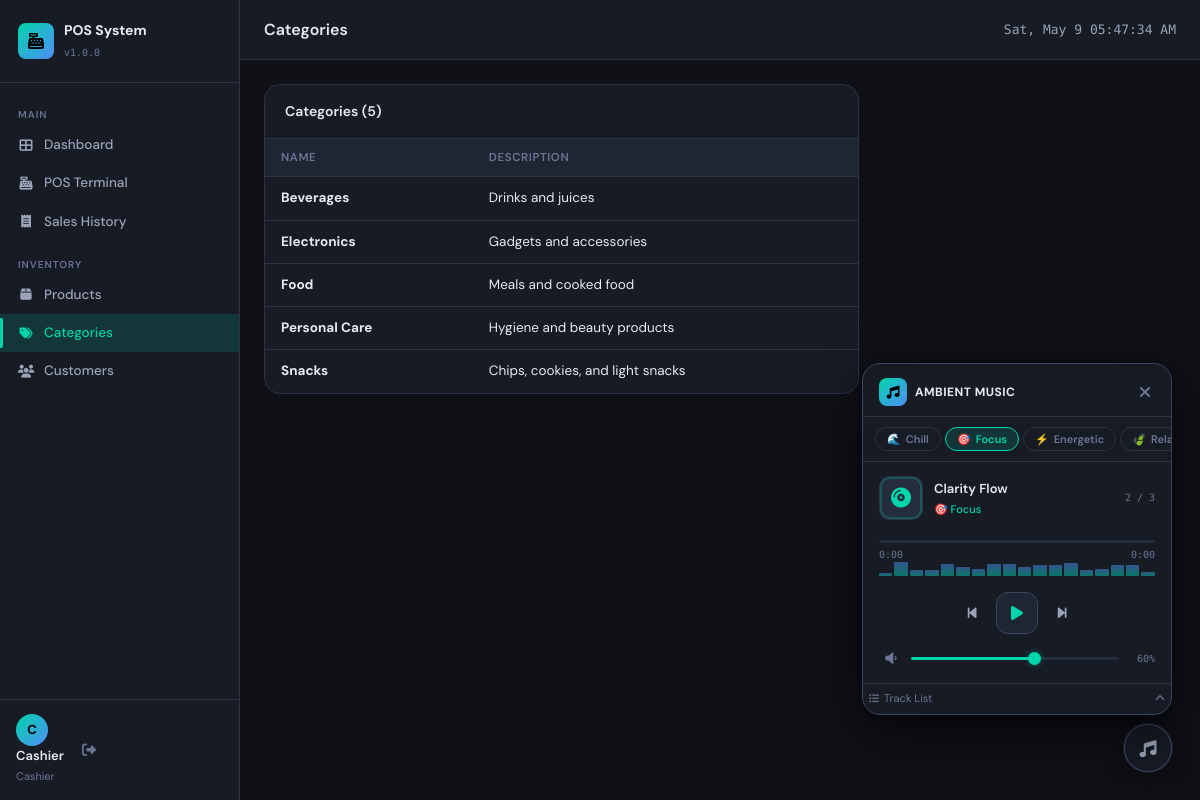
Screenshot of /index.php?url=products/categories (signed in) with the database file from the repository.
### tables this page shows
CREATE TABLE IF NOT EXISTS categories (
                                          id INT AUTO_INCREMENT PRIMARY KEY,
                                          name VARCHAR(100) NOT NULL,
                                          description TEXT,
                                          created_at TIMESTAMP DEFAULT CURRENT_TIMESTAMP
);

### app/controllers/ProductsController.php (called while the page is built, shortened)
<?php
class ProductsController extends Controller {
    private CategoryModel $categoryModel;
    public function __construct() {
        $this->categoryModel = new CategoryModel();
    }
    public function categories(): void {
        $categories = $this->categoryModel->findAll('', 'name ASC');
        $this->view('products/categories', [
            'pageTitle' => 'Categories',
            'categories' => $categories,
            'flash' => $this->getFlash(),
        ]);
    }
}

### config/database.php (called while the page is built, shortened)
<?php
class Database {
    private static $instance = null;
    private $connection;
    private function __construct() {
        $this->connection = new mysqli(DB_HOST, DB_USER, DB_PASS, DB_NAME, DB_PORT);
        $this->connection->set_charset('utf8mb4');
    }
    public static function getInstance(): Database {
        if (self::$instance === null) {
            self::$instance = new Database();
        }
        return self::$instance;
    }
    public function query(string $sql): mysqli_result|bool {
        $result = $this->connection->query($sql);
        return $result;
    }
}

### app/models/Model.php (called while the page is built, shortened)
<?php
class Model {
    protected Database $db;
    protected string $table = '';
    public function __construct() {
        $this->db = Database::getInstance();
    }
    public function findAll(string $conditions = '', string $orderBy = '', int $limit = 0): array {
        $sql = "SELECT * FROM {$this->table}";
        if ($orderBy) $sql .= " ORDER BY $orderBy";
        $result = $this->db->query($sql);
        $rows = [];
        while ($row = $result->fetch_assoc()) {
            $rows[] = $row;
        }
        return $rows;
    }
}

### app/views/products/categories.php (the view, shortened to what this page needs)
<div class="two-col-layout">
    <div class="card">
        <div class="card-header">
            <h3>Categories (<?= count($categories) ?>)</h3>
        </div>
        <div class="card-body p-0">
            <table class="table">
                <thead>
                <tr><th>Name</th><th>Description</th><?php if (($_SESSION['user']['role'] ?? '') === 'admin'): ?><th>Actions</th><?php endif; ?></tr>
                </thead>
                <tbody>
                <?php if (empty($categories)): ?>
                    <tr><td colspan="3" class="text-center text-muted">No categories yet.</td></tr>
                <?php else: ?>
                    <?php foreach ($categories as $cat): ?>
                        <tr>
                            <td><strong><?= htmlspecialchars($cat['name']) ?></strong></td>
                            <td><?= htmlspecialchars($cat['description'] ?? '—') ?></td>
                        </tr>
                    <?php endforeach; ?>
                <?php endif; ?>
                </tbody>
            </table>
        </div>
    </div>
</div>

### public/css/app.css (style rules this page uses)
:root { --bg: #0f1117; --bg2: #161b24; --bg3: #1e2533; --bg4: #252d3d; --border: #2a3347; --border2: #3a4560; --teal: #00d4aa; --teal-dim: #00b891; --teal-glow: rgba(0,212,170,.15); --blue: #4f8ef7; --orange: #f59e0b; --red: #ef4444; --green: #22c55e; --purple: #a78bfa; --text: #e8eaf0; --text2: #9aa3b8; --text3: #6b7694; --radius: 10px; --radius-lg: 16px; --shadow: 0 4px 24px rgba(0,0,0,.4); --shadow-sm: 0 2px 8px rgba(0,0,0,.3); --sidebar-w: 240px; --topbar-h: 60px; --font: 'DM Sans', sans-serif; --mono: 'DM Mono', monospace; }
* { box-sizing: border-box; margin: 0; padding: 0; }
body { font-family: var(--font); background: var(--bg); color: var(--text); font-size: 14px; line-height: 1.5; min-height: 100vh; }
.card { background: var(--bg2); border: 1px solid var(--border); border-radius: var(--radius-lg); overflow: hidden; }
.card-header { display: flex; align-items: center; justify-content: space-between; padding: 16px 20px; border-bottom: 1px solid var(--border); font-size: 14px; }
.card-header h3 { font-size: 14px; font-weight: 600; display: flex; align-items: center; gap: 8px; }
.card-body { padding: 20px; }
.card-body.p-0 { padding: 0; }
.table { width: 100%; border-collapse: collapse; font-size: 13.5px; }
.table th { background: var(--bg3); color: var(--text3); font-weight: 600; font-size: 11.5px; text-transform: uppercase; letter-spacing: .05em; padding: 10px 16px; text-align: left; border-bottom: 1px solid var(--border); }
.table td { padding: 11px 16px; border-bottom: 1px solid var(--border); vertical-align: middle; }
.table tr:last-child td { border-bottom: none; }
.two-col-layout { display: grid; grid-template-columns: 2fr 1fr; gap: 20px; align-items: start; }

### rows the page displays
categories: name "Beverages", description "Drinks and juices"
categories: name "Electronics", description "Gadgets and accessories"
categories: name "Food", description "Meals and cooked food"
categories: name "Personal Care", description "Hygiene and beauty products"
categories: name "Snacks", description "Chips, cookies, and light snacks"

### other values shown
APP_NAME "POS System"
APP_VERSION "1.0.0"
substr($_SESSION['user']['name'] ?? 'U', 0, 1) "C"
$_SESSION['user']['name'] "Cashier"
$_SESSION['user']['role'] "Cashier"
$pageTitle "Categories"
count($categories) "5"
